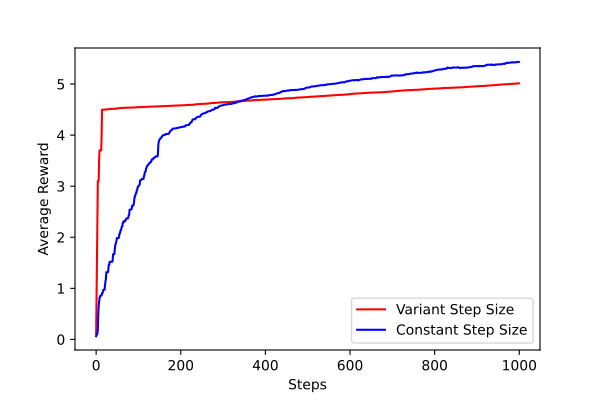

Write the Python code that produced this figure.
import pandas as pd
import numpy as np
import matplotlib.pyplot as plt 

def random_walk(s, mu, sigma):
    """
    s: a numpy array of dimension (1, num_arms)
    mu: mean of a normal distribution of random walk
    sigma: standard deviation of a normal distribution of random walk
    """
    return s+np.random.normal(loc=mu, scale=sigma, size=s.shape[0])

def eps_greedy(epsilon, Q):
    """
    epsilon: the probability of selection exploration action
    Q: current estimates of the action value function of k armed bandit
    """
    best_action = np.argmax(Q)
    random_draw = np.random.uniform(0,1)
    if random_draw<=1-epsilon:
        return best_action
    else:
        return np.random.choice(list(range(Q.shape[0])))
def multi_task(max_steps,num_samples,epsilon,arm_number,alpha):
    
    data = np.random.normal(loc=np.arange(arm_number) , scale=0.01, size=(num_samples, arm_number))
    
    constQ=np.zeros(arm_number)
    constR=np.zeros(max_steps)
    
    variaQ=np.zeros(arm_number)
    variaN=np.zeros(arm_number)
    variaR=np.zeros(max_steps)
    
    for i in range(max_steps):
        for j in range(num_samples):
            sample_data = data[j,:]
            data[j,:] = random_walk(data[j,:], mu=0.001, sigma=0.01)
            
            #constant step_size
            action_const = eps_greedy(epsilon=epsilon, Q=constQ)
            reward_const = sample_data[action_const]
            constQ[action_const] = constQ[action_const] + alpha*(reward_const - constQ[action_const])
            
            #variant step_size
            action_variant = eps_greedy(epsilon=epsilon, Q=variaQ)
            reward_variant = sample_data[action_variant]
            variaN[action_variant] += 1
            variaQ[action_variant] = variaQ[action_variant] + (1/variaN[action_variant])*(reward_variant-variaQ[action_variant])
            
        constR[i] = np.mean(constQ)
        variaR[i] = np.mean(variaQ)
    
    plt.xlabel('Steps')
    plt.ylabel('Average Reward')
    plt.plot(variaR,color='r',label='Variant Step Size')
    plt.plot(constR,color='b',label='Constant Step Size')
    plt.legend()
    #plt.xticks(np.arange(0,max_steps+1,100))
    #plt.xticks(np.arange(len(constR)), np.arange(100, len(constR)+1) )
    # plt.grid()
    plt.show()
    plt.close() 
    
#output in the same folder with pdf format
multi_task(max_steps=1000,num_samples=10,epsilon=0.1,arm_number=10,alpha=0.1)
